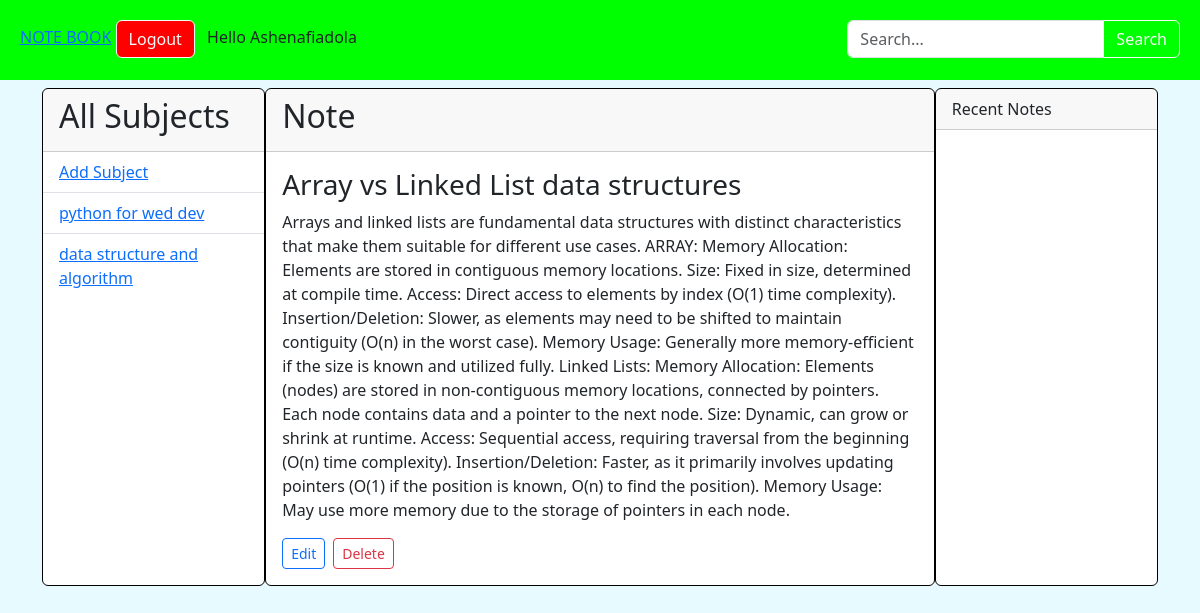
/note/2 (signed in), run on an earlier commit of the app's database.
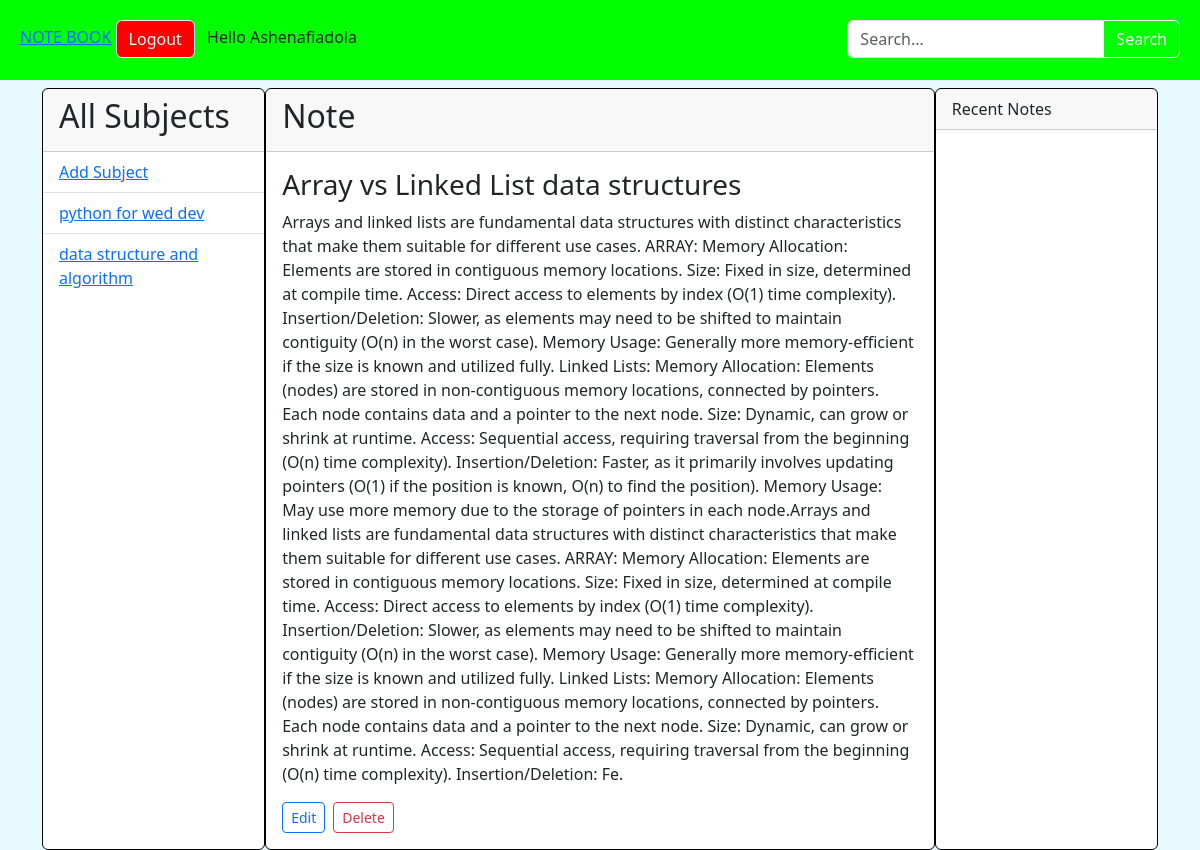
And on a later commit of the database.
### Noteapp/models.py (models this page shows, shortened)
class Subject(models.Model):
    user = models.ForeignKey(User, on_delete=models.CASCADE)
    name = models.CharField(max_length=255)
    description = models.TextField(null=True, blank=True)
    created = models.DateTimeField(auto_now_add=True)
    updated = models.DateTimeField(auto_now=True)
    class Meta:
        ordering = ['-created', '-updated']

class Note(models.Model):
    subject = models.ForeignKey(Subject, on_delete=models.CASCADE)
    user = models.ForeignKey(User, on_delete=models.CASCADE)
    title = models.CharField(max_length=200)
    note = models.TextField()
    created = models.DateTimeField(auto_now_add=True)
    updated = models.DateTimeField(auto_now=True)
    class Meta:
        ordering = ['-created', '-updated']

### Noteapp/views.py (the view)
# urls.py: path("note/<int:pk>", views.note, name="note"),
def note(request,pk):
    subjects = Subject.objects.filter(user=request.user)
    note = Note.objects.get(id=pk)
    context = {
        "note":note,
        'subjects':subjects,
    }
    return render(request, "Noteapp/note.html",context)

### Noteapp/templates/Noteapp/note.html (shortened to what this page needs)
{% extends 'Noteapp/main.html' %}
{% block form %}
<form class="d-flex" action="" method="get">
    <div class="input-group">
            <input type="search" name="q" class="form-control" placeholder="Search...">
            <button class="btn btn-outline-light" type="submit">Search</button>
    </div>
</form>
{% endblock %}
{% block content %}
<div class="container">
     <div class="card">
        <div class="card-header"><h2>All Subjects</h2></div>
        <ul class="list-group list-group-flush">
            <li class="list-group-item"><a href="{% url 'addsubject' %}">Add Subject</a></li>
            {% for subject in subjects %}
                <li class="list-group-item"><a href="{% url 'subject' subject.id %}">{{ subject.name }}</a></li>
            {% empty %}
                <li class="list-group-item">No subjects yet.</li>
            {% endfor %}
        </ul>
    </div>
    <div class="card note-div">
        <div class="card-header"><h2>Note</h2></div>
        <div class="card-body">
            <h3 class="card-title">{{ note.title }}</h3>
            <p class="card-text">{{ note.note }}</p>
            <div class="d-flex gap-2">
                <a class="btn btn-sm btn-outline-primary" href="{% url 'editNote' note.id %}">Edit</a>
                <a class="btn btn-sm btn-outline-danger" href="{% url 'deleteNote' note.id %}">Delete</a>
            </div>
        </div>
     </div>
    <div class="card">
        <div class="card-header">Recent Notes</div>
        <div class="card-body">
        </div>
    </div>
</div>
{% endblock %}

### Noteapp/templates/Noteapp/main.html (shortened to what this page needs)
<!DOCTYPE html>
<html lang="en">
<head>
    <link href="https://cdn.jsdelivr.net/npm/bootstrap@5.3.0/dist/css/bootstrap.min.css" rel="stylesheet">
</head>
<body>
    <nav class="">
        <a class="" href="{% url 'home' %}">NOTE BOOK</a>
        {% if user.is_authenticated %}
            <a class="btn btn-outline-light me-2 lgo-btn" href="{% url 'logoutUser' %}">Logout</a>
            <div class="search-form">
              {% block form %}{% endblock %}
            </div>
            <span class="navbar-text">Hello {{user.username.capitalize}}</span>
        {% endif %}
    </nav>
    {% block content %}
    {% endblock %}
</body>
</html>

### Noteapp/templates/Noteapp/main.html (style rules this page uses)
html { padding: 0px; }
body { background-color: #e7faff; padding: 0px; margin: 0px; }
nav { background-color: rgb(0, 255, 0); height: 80px; padding: 20px; }
.search-form { display: inline-block; float: right; margin-bottom: 30px; margin-top: auto; vertical-align: middle; }
.lgo-btn { background: #ff0000; }

### Noteapp/templates/Noteapp/note.html (style rules this page uses)
.container { grid-template-columns: 1fr 3fr 1fr; display: grid; }
.card { border: solid black 1px; }
.card-body { overflow-y: scroll; }

What changed in the data, as far as the page shows it:
changed Note "Array vs Linked List data structures": note "…of pointers in each node." → "…of pointers in each node.Arrays and linked lists are fundamental data structures with distinct characteristics that make them suitable for different use cases. ARRAY: Memory Allocation: Elements are stored in contiguous memory locations. Size: Fixed in size, determined at compile time. Access: Direct access to elements by index (O(1) time complexity). Insertion/Deletion: Slower, as elements may need to be shifted to maintain contiguity (O(n) in the worst case). Memory Usage: Generally more memory-efficient if the size is known and utilized fully. Linked Lists: Memory Allocation: Elements (nodes) are stored in non-contiguous memory locations, connected by pointers. Each node contains data…"
